Frame 1 (no input): blank canvas, image omitted
Frame 60 (the mouse pressed at the canvas centre just before this capture): blank canvas, image omitted
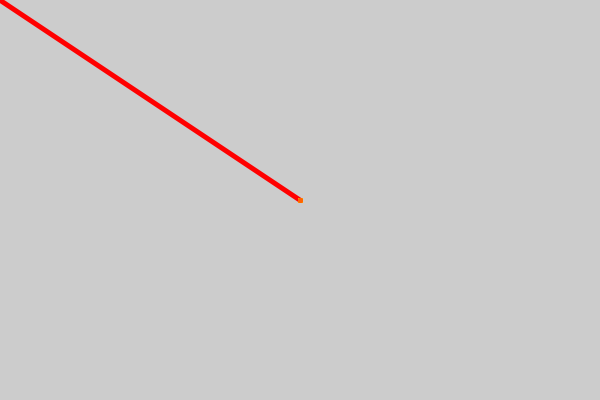
Frame 120 (the mouse held since frame 60 and released just before this capture)

The Processing sketch whose frames 1 and 60 were blank and that drew this single picture after the mouse press (run headless with seeded random() and noise(); from frame 60 on, the mouse is pressed at the canvas centre):

// Processing sketch: processing_33687
// ── processing_33687.pde

/* 
 
 Drawing Tool
 Liz Rutledge
 August 11,2010
 
 */


float h=0;
float s=100;
float b=100;
float dh=1;
float directionc=1;


void setup() {
  size(600, 400); 
  ellipseMode(CENTER);
  strokeWeight(5);
}

void draw() {
  colorMode(HSB, 100); 

  if (mousePressed) {
    //ellipse(mouseX,mouseY,10,10);
    stroke(h, s, b);   

    line(mouseX, mouseY, pmouseX, pmouseY);
    h+=.5*directionc; //make rainbow colors change
    if (h<=0) {
      directionc=1;
    }
    else if (h>=18) {
      directionc=-1;
    }
  }
} //draw function
